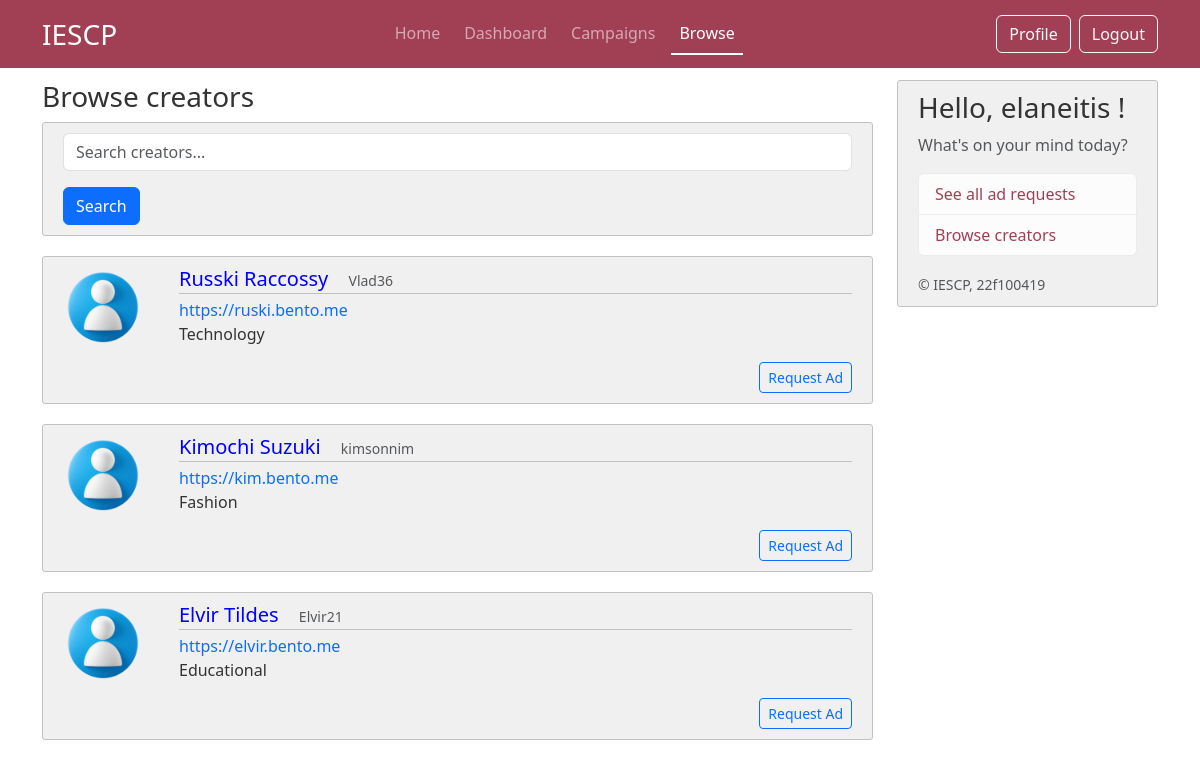
The app's page /browse (signed in) with its own data.
### iescp/models.py (models this page shows, shortened)
class Creator(db.Model, UserMixin):
     __tablename__ = 'creator'
     id = db.Column(db.Integer, primary_key=True)
     social_link_1 = db.Column(db.String(120), nullable=False)
     social_link_2 = db.Column(db.String(120))
     social_link_3 = db.Column(db.String(120))
     category = db.Column(db.String(50), nullable= False)
     location= db.Column(db.String(100), nullable= False)
     dob = db.Column(db.DateTime, nullable=False)
     bio = db.Column(db.Text, nullable= False)
     common_id = db.Column(db.Integer, db.ForeignKey('commonuser.id'), nullable = False)
     common_user = db.relationship('CommonUser', backref='creator', uselist=False)

class CommonUser(db.Model,UserMixin):
     __tablename__ = 'commonuser'
     id = db.Column(db.Integer, primary_key=True)
     role = db.Column(db.String(25), nullable=False) # sponsor or creator
     username = db.Column(db.String(16), unique=True, nullable =False)
     password = db.Column(db.String(60), nullable =False)
     email = db.Column(db.String(50), unique=True, nullable =False)
     firstname = db.Column(db.String(50), nullable=False)
     lastname = db.Column(db.String(50), nullable=False)
     profile_pic = db.Column(db.String(16), nullable =False, default='default.jpg')
     status = db.Column(db.String(12), nullable= False, default='Public') #public or private profile for browse page
     flag = db.Column(db.String(5), nullable=False, default='No') # flag for admin
     phone_no = db.Column(db.String(16), nullable = False)

### iescp/routes.py (the view, shortened to what this page needs)
@app.route("/browse")
@login_required
def browse():
     search_query = request.args.get('search', '')
     if current_user.role == "Sponsor":
          creators = Creator.query.join(Creator.common_user).filter(or_(CommonUser.username.ilike(f'%{search_query}%'),CommonUser.firstname.ilike(f'%{search_query}%'),Creator.category.ilike(f'%{search_query}%'))).all()
          return render_template("sponsor/03_browse_creator.html", title= "Browse",creators_list=creators)
     else:
          return redirect(url_for('home'))

### iescp/models.py (called while the page is built)
@login_manager.user_loader
def load_user(user_id):
     return CommonUser.query.get(int(user_id))

### iescp/templates/sponsor/03_browse_creator.html
{% extends "layout.html" %}
{% block content %}
    <h2 class="h3"> Browse creators </h2>
    <div class="content-section">
        <form method="GET" action="{{ url_for('browse') }}">
            <input type="text" name="search" placeholder="Search creators..." value="{{ request.args.get('search', '') }}" class="form-control mb-3">
            <button type="submit" class="btn btn-primary">Search</button>
        </form>
    </div>
    {% for user in creators_list%}
        <article class="d-flex content-section">
            <div class="flex-shrink-0">
                <img src="{{ url_for('static', filename='images/profile_pics/'+ user.common_user.profile_pic) }}" alt="{{user.common_user.username}}'s profile image" class="rounded-circle account-img" style="width:80px;height:80px">
            </div>
            <div class="flex-grow-1 ms-3">
                <div class="article-metadata justify-content-between">
                    <a class="h5" href="#" style="margin-right: 1rem;"> {{ user.common_user.firstname }} {{ user.common_user.lastname }}</a>
                    <small class="text-muted"> {{ user.common_user.username }}</small>
                </div>
                <a href="{{ user.social_link_1 }}" target="_blank"> {{ user.social_link_1 }}</a>
                <p class="article-content"> {{ user.category }} </p>
                <div class="text-end">
                    <a href="{{ url_for('new_sponsoradreq',creator_id=user.common_user.id)}}" class="btn btn-outline-primary btn-sm"> Request Ad</a>
                </div>
            </div>
        </article>
    {% endfor %}
{% endblock content %}

### iescp/templates/layout.html (shortened to what this page needs)
<!DOCTYPE html>
<html>
    <head>
        <link href="https://cdn.jsdelivr.net/npm/bootstrap@5.3.3/dist/css/bootstrap.min.css" rel="stylesheet">
        <link rel="stylesheet" type="text/css" href="{{ url_for('static', filename='css/layout.css') }}">
    </head>
    <body>
        {% if current_user.email!='admin@admin.com'%}
        <header class="site-header">
            <nav class="navbar navbar-expand-md fixed-top" data-bs-theme="dark">
                <div class="container">
                    <a class="navbar-brand fs-3" href="{{ url_for('home') }}" >IESCP</a>
                    <div class="collapse navbar-collapse" id="navbarSupportedContent">
                        <ul class="navbar-nav nav-underline ms-auto mb-2 mb-lg-0 gap-2">
                            <li class="nav-item">
                                <a class="nav-link {{ 'active' if request.endpoint == 'home' }}" aria-current="page" href="{{ url_for('home') }}"> Home </a>
                            </li>
                            <li class="nav-item">
                                <a class="nav-link {{ 'active' if request.endpoint == 'dashboard' }}" href="{{ url_for('dashboard') }}"> Dashboard </a>
                            </li>
                            <li class="nav-item">
                                <a class="nav-link {{ 'active' if request.endpoint == 'campaign' }}" href="{{ url_for('campaign') }}"> Campaigns </a>
                            </li>
                            <li class="nav-item">
                                <a class="nav-link {{ 'active' if request.endpoint == 'browse' }}" href="{{ url_for('browse') }}"> Browse </a>
                            </li>
                        </ul>
                        <ul class="navbar-nav ms-auto mb-2 mb-lg-0 gap-2">
                            <li class="nav-item">
                                {% if current_user.role=='Sponsor' %}
                                    <a class="btn btn-outline-light" href="{{url_for('sponsor_profile')}}"> Profile </a>
                                {% endif %}
                            </li>
                            <li class="nav-item">
                                <a class="btn btn-outline-light" href="{{ url_for('logout') }}"> Logout </a>
                            </li>
                        </ul>
                    </div>
            </nav>
        </header>
        <main role="main" class="container">
            <div class="row">
                <div class="col-md-9">
                    {% block content %} {% endblock %}
                </div>
                <div class="col-md-3">
                    <div class="content-section sticky-top">
                        <h3> Hello, {{ current_user.username }} ! </h3>
                        <p class='text-muted'> What's on your mind today?
                        <ul class="list-group">
                            {% if current_user.role == "Sponsor" %}
                            <li class="list-group-item list-group-item-action list-group-item-light"> <a href="{{ url_for('sponsor_adreq_list') }}"> See all ad requests </a> </li>
                            <li class="list-group-item list-group-item-action list-group-item-light"> <a href="{{ url_for('browse') }}"> Browse creators </a> </li>
                            {% endif %}
                        </ul>
                        </p>
                        <small class="text-muted">&copy; IESCP, 22f100419</small>
                    </div>
                </div>
            </div>
        </main>
        {% endif %}
    </body>
</html>

### iescp/static/css/layout.css (style rules this page uses)
.navbar { background-color: #a14055; }
.sticky-top { top: 80px; }
body { background: #fff; color: #333333; margin-top: 5rem; height: 100vh; }
body::before { content: ''; position: fixed; top: 0; left: 0; width: 100%; height: 100%; background-image: url('../images/layout-bg-2.png'); background-size: cover; background-repeat: no-repeat; background-position: center; background-attachment: fixed; opacity: 0.3; z-index: -1; }
.site-header .navbar-nav .nav-link.active { font-weight: 500; }
.content-section { background: #f0f0f0; padding: 10px 20px; border: 1px solid #c1c1c1; border-radius: 3px; margin-bottom: 20px; }
a { text-decoration: none; }
.article-content { white-space: pre-line; }
.article-metadata { padding-bottom: 1px; margin-bottom: 4px; color: blue; text-decoration: none; border-bottom: 1px solid #c1c1c1; }
.account-img { height: 125px; width: 125px; margin-right: 20px; margin-bottom: 16px; }
.list-group a { color: #a14055; }

### records on screen
Creator: profile_pic (placeholder picture), common_user.firstname "Russki", common_user.lastname "Raccossy", common_user.username "Vlad36", social_link_1 "https://ruski.bento.me", category "Technology"
Creator: profile_pic (placeholder picture), common_user.firstname "Kimochi", common_user.lastname "Suzuki", common_user.username "kimsonnim", social_link_1 "https://kim.bento.me", category "Fashion"
Creator: profile_pic (placeholder picture), common_user.firstname "Elvir", common_user.lastname "Tildes", common_user.username "Elvir21", social_link_1 "https://elvir.bento.me", category "Educational"
CommonUser: username "elaneitis"
